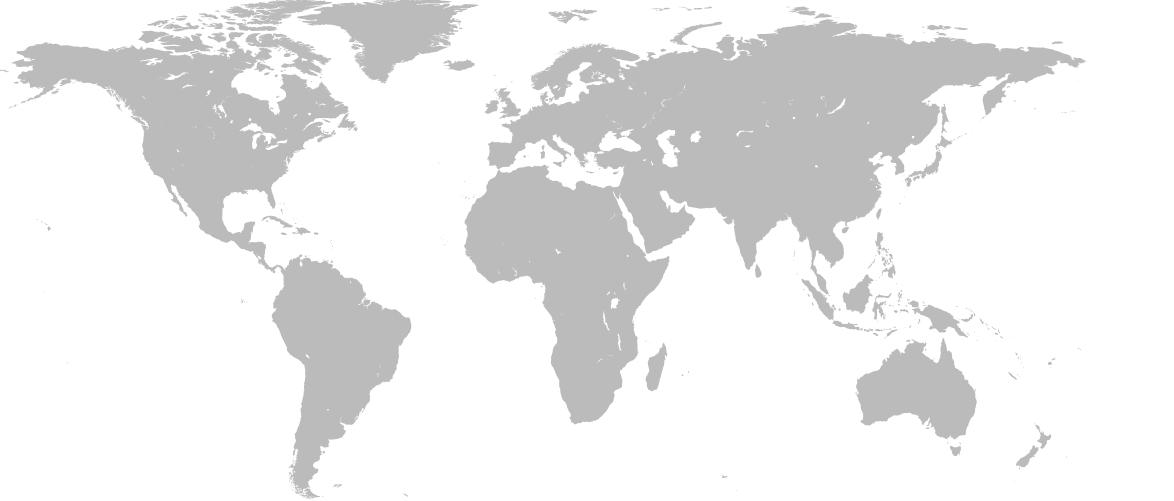
#> input picture images/world.png, 1174 x 501 px, found by its file name
$ python opencv32.py
#> lines starting #> are read from the running program, lines starting #| are printed output that depends on the picture; after the words box and inside, x2 and y2 are one past the last pixel; in counts of white or black regions, pixels touching at a corner belong together
import cv2
import numpy as np

img=cv2.imread("world.png")
#> img is the input picture: shape (501, 1174, 3); min 167, max 255, mean 235.9
img=cv2.cvtColor(img, cv2.COLOR_BGR2GRAY)
#> img: shape (501, 1174)
img=cv2.blur(img,(3,3))
ret,thresh=cv2.threshold(img, 244, 255, cv2.THRESH_BINARY)
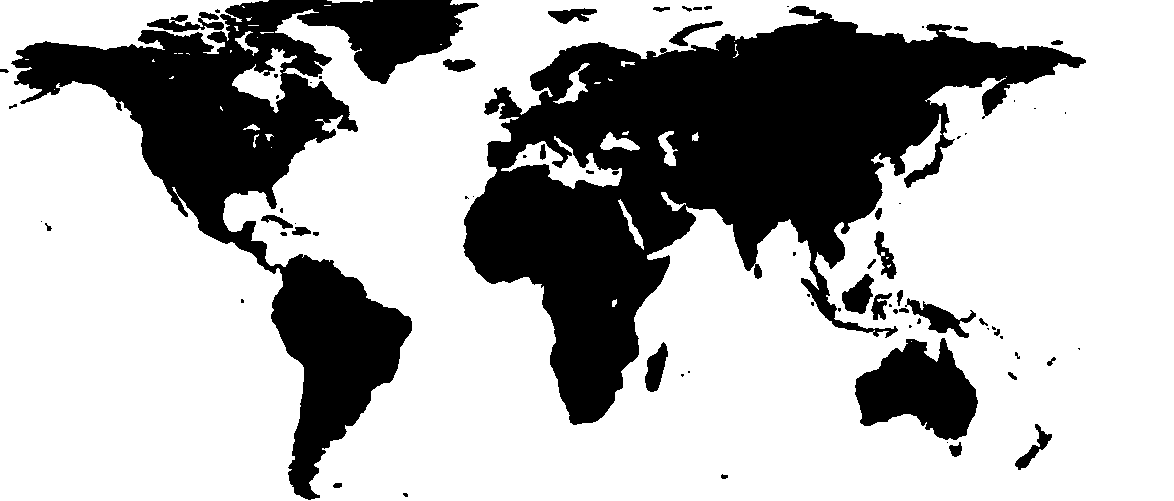
#> thresh: shape (501, 1174); 69.5% white; 77 black regions (37 under 20 px), largest, box (x1, y1, x2, y2) and area: (463, 6, 1086, 425) 103377, (11, 0, 479, 500) 60859, (855, 338, 978, 440) 7954

_,contours=cv2.findContours(thresh, cv2.RETR_TREE,cv2.CHAIN_APPROX_SIMPLE)
#> contours = 126 rows, first 6: [1, -1, -1, -1], [2, 0, -1, -1], [3, 1, -1, -1], [4, 2, -1, -1], [5, 3, -1, -1], [6, 4, -1, -1]

# print(len(contours))
# for i in contours:
    # cv2.drawContours(thresh,i,-1,(0,255,0),1)
cv2.imshow('image',thresh)
cv2.waitKey(0)
cv2.destroyAllWindows()
